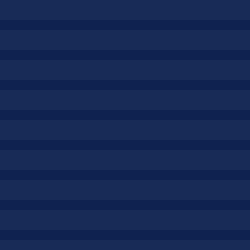
Frame 1 (no input)
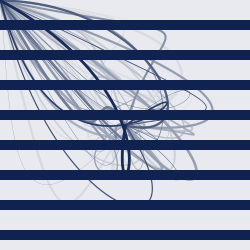
Frame 60 (the mouse pressed at the canvas centre just before this capture)
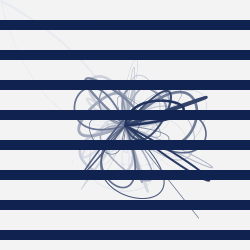
Frame 120 (the mouse held since frame 60 and released just before this capture)

The Processing sketch that drew these frames (run headless with seeded random() and noise(); from frame 60 on, the mouse is pressed at the canvas centre):

// Processing sketch: processing_20838
// ── processing_20838.pde

void setup() { 
  size(250,250);
  background(15, 34, 80);
  smooth();
}

void draw() {
  strokeWeight(random(3));
  noFill();
  stroke(15, 34, 80);
 frameRate(6);
  bezier(mouseX, mouseY, random(270), random(270), random(270), random(270), 125, 125);
///the BLUE lines behind the white rectangles



fill(255,10);
noStroke();
smooth();
frameRate (4);
rect(0, -20, 250, 40); // white, horizontal triangles 
rect(0, 30, 250, 20);
rect(0, 120, 250, 20);
rect(0, 180, 250, 20);
rect(0, 60, 250, 20);
rect(0, 150, 250, 20);
rect(0, 210, 250, 20);
rect(0, 90, 250, 20);
rect(0, 240, 250, 20);


}
